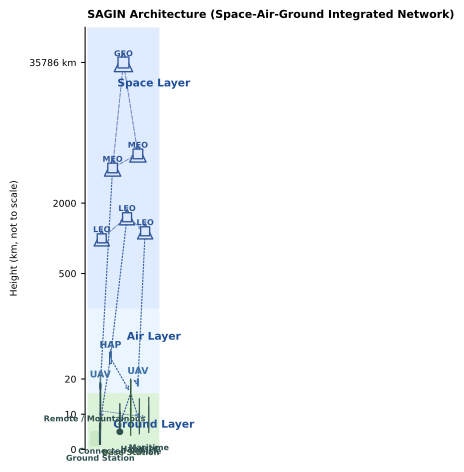

Here is the Python script that generated this plot:
"""
Generate a simplified SAGIN (Space-Air-Ground Integrated Network) architecture diagram.

The output is a compact, paper-friendly schematic with three layers (Space/Air/Ground),
annotated altitude ticks (not to scale), and dashed wireless links.
"""

import matplotlib.pyplot as plt
from matplotlib.patches import FancyArrowPatch, Rectangle, Circle


def add_arrow(ax, start, end, color="#2f5597", style="--", alpha=0.9, zorder=2, lw=0.8):
    """Add a dashed arrow between two points."""
    arrow = FancyArrowPatch(
        start,
        end,
        arrowstyle="->",
        mutation_scale=6,
        lw=lw,
        linestyle=style,
        color=color,
        alpha=alpha,
        zorder=zorder,
    )
    ax.add_patch(arrow)


def add_label(ax, text, xy, color="#1d3d70", size=7, weight="bold", ha="center"):
    """Place a small label."""
    ax.text(xy[0], xy[1], text, ha=ha, va="center", fontsize=size, color=color, weight=weight)


def draw_satellite(ax, x, y, size=120, face="#dce8ff", edge="#2f5597", label=None):
    """Draw a stylized satellite marker."""
    ax.scatter(x, y, s=size, marker="^", facecolor=face, edgecolor=edge, linewidth=1.0, zorder=4)
    ax.scatter(x, y, s=size * 0.35, marker="s", facecolor=face, edgecolor=edge, linewidth=1.0, zorder=5)
    if label:
        add_label(ax, label, (x, y + 0.12), color=edge, size=6, weight="semibold")


def draw_hap(ax, x, y):
    """Draw a high-altitude platform as a rounded rectangle with a small mast."""
    body = Rectangle((x - 1.2, y - 0.08), 2.4, 0.16, linewidth=0.8, edgecolor="#2f5f98", facecolor="#ebf2ff", zorder=4)
    mast = Rectangle((x - 0.05, y), 0.1, 0.12, linewidth=0.6, edgecolor="#2f5f98", facecolor="#2f5f98", zorder=5)
    ax.add_patch(body)
    ax.add_patch(mast)
    add_label(ax, "HAP", (x, y + 0.18), color="#2f5f98")


def draw_uav(ax, x, y):
    """Draw a small UAV marker."""
    body = Rectangle((x - 0.7, y - 0.05), 1.4, 0.1, linewidth=0.7, edgecolor="#3b6ea3", facecolor="#dfefff", zorder=4)
    wing = Rectangle((x - 1.0, y - 0.02), 2.0, 0.04, linewidth=0.6, edgecolor="#3b6ea3", facecolor="#b6d5ff", zorder=3)
    ax.add_patch(wing)
    ax.add_patch(body)
    add_label(ax, "UAV", (x, y + 0.16), color="#3b6ea3")


def draw_ground_station(ax, x, y):
    """Draw a ground station with a large antenna."""
    base = Rectangle((x - 1.2, y - 0.15), 1.5, 0.3, linewidth=0.8, edgecolor="#2f4f4f", facecolor="#e2efe2", zorder=3)
    dish = Circle((x + 0.2, y + 0.4), 0.45, edgecolor="#2f4f4f", facecolor="#d6e7ff", linewidth=0.8, zorder=4)
    mast = Rectangle((x + 0.1, y + 0.05), 0.2, 0.35, linewidth=0.7, edgecolor="#2f4f4f", facecolor="#c7d7ff", zorder=4)
    ax.add_patch(base)
    ax.add_patch(mast)
    ax.add_patch(dish)
    add_label(ax, "Ground Station", (x, y - 0.35), color="#2f4f4f", size=6)


def draw_base_station(ax, x, y):
    """Draw a simple cellular tower."""
    tower = Rectangle((x - 0.1, y), 0.2, 0.8, linewidth=0.8, edgecolor="#355b3b", facecolor="#cce8cc", zorder=4)
    ax.add_patch(tower)
    for i in range(3):
        y_level = y + 0.2 + i * 0.2
        ax.plot([x, x - 0.35], [y_level, y_level + 0.18], color="#355b3b", lw=0.8, zorder=4)
        ax.plot([x, x + 0.35], [y_level, y_level + 0.18], color="#355b3b", lw=0.8, zorder=4)
    add_label(ax, "Base Station", (x, y - 0.25), color="#355b3b", size=6)


def draw_mobile_user(ax, x, y, label, color="#2f4f4f"):
    """Draw a simple mobile user icon."""
    phone = Rectangle((x - 0.15, y), 0.3, 0.5, linewidth=0.7, edgecolor=color, facecolor="#fff7e6", zorder=4)
    screen = Rectangle((x - 0.12, y + 0.05), 0.24, 0.32, linewidth=0.5, edgecolor=color, facecolor="#e8f3ff", zorder=5)
    ax.add_patch(phone)
    ax.add_patch(screen)
    add_label(ax, label, (x, y - 0.22), color=color, size=6)


def draw_vehicle(ax, x, y, label):
    """Draw a ground vehicle marker."""
    body = Rectangle((x - 0.6, y), 1.2, 0.28, linewidth=0.7, edgecolor="#2f4f4f", facecolor="#dfe9f5", zorder=4)
    roof = Rectangle((x - 0.3, y + 0.22), 0.6, 0.18, linewidth=0.7, edgecolor="#2f4f4f", facecolor="#c7d7ee", zorder=5)
    ax.add_patch(body)
    ax.add_patch(roof)
    ax.scatter([x - 0.4, x + 0.4], [y, y], s=14, color="#2f4f4f", zorder=5)
    add_label(ax, label, (x, y - 0.28), color="#2f4f4f", size=6)


def main():
    plt.rcParams.update({"font.size": 8, "font.family": "DejaVu Sans"})

    fig, ax = plt.subplots(figsize=(3.35, 5.2), dpi=300)
    ax.set_xlim(0, 100)
    ax.set_ylim(0, 6)
    ax.set_xticks([])

    # Altitude ticks (conceptual, not to scale).
    yticks = [0, 0.5, 1.0, 2.5, 3.5, 5.5]
    ylabels = ["0", "10", "20", "500", "2000", "35786 km"]
    ax.set_yticks(yticks)
    ax.set_yticklabels(ylabels, fontsize=7)
    ax.tick_params(axis="y", which="both", length=3, width=0.8, labelsize=7)
    ax.set_ylabel("Height (km, not to scale)", fontsize=7, labelpad=8)

    for spine in ["right", "top", "bottom"]:
        ax.spines[spine].set_visible(False)
    ax.spines["left"].set_position(("axes", -0.03))
    ax.spines["left"].set_linewidth(0.8)

    # Layer backgrounds.
    ax.axhspan(0, 0.8, facecolor="#d8f1d5", alpha=0.9, zorder=0)
    ax.axhspan(0.8, 2.0, facecolor="#e8f4ff", alpha=0.9, zorder=0)
    ax.axhspan(2.0, 6.0, facecolor="#d9e7ff", alpha=0.85, zorder=0)

    # Layer labels.
    add_label(ax, "Space Layer", (92, 5.2), color="#1f4f99", size=8)
    add_label(ax, "Air Layer", (92, 1.6), color="#1f4f99", size=8)
    add_label(ax, "Ground Layer", (92, 0.35), color="#1f4f99", size=8)

    # Space layer objects.
    draw_satellite(ax, 20, 3.0, size=130, label="LEO")
    draw_satellite(ax, 55, 3.3, size=130, label="LEO")
    draw_satellite(ax, 80, 3.1, size=130, label="LEO")

    draw_satellite(ax, 35, 4.0, size=150, label="MEO")
    draw_satellite(ax, 70, 4.2, size=150, label="MEO")

    draw_satellite(ax, 50, 5.5, size=190, label="GEO")

    # ISL dashed links.
    add_arrow(ax, (20, 3.0), (55, 3.3), color="#6a7fb8", style="--", lw=0.8)
    add_arrow(ax, (55, 3.3), (80, 3.1), color="#6a7fb8", style="--", lw=0.8)
    add_arrow(ax, (35, 4.0), (70, 4.2), color="#6a7fb8", style="--", lw=0.8)
    add_arrow(ax, (50, 5.5), (70, 4.2), color="#6a7fb8", style="--", lw=0.8)
    add_arrow(ax, (50, 5.5), (35, 4.0), color="#6a7fb8", style="--", lw=0.8)

    # Air layer objects.
    draw_hap(ax, 32, 1.3)
    draw_uav(ax, 18, 0.9)
    draw_uav(ax, 70, 0.95)

    # Ground layer objects.
    draw_ground_station(ax, 18, 0.22)
    draw_base_station(ax, 60, 0.2)
    draw_vehicle(ax, 45, 0.25, "Connected Vehicle")
    draw_mobile_user(ax, 72, 0.22, "Handset")
    draw_mobile_user(ax, 85, 0.24, "Maritime")

    # Remote area indicator.
    ax.fill_between([5, 15], [0.05, 0.05], [0.25, 0.25], color="#c7e4c2", alpha=0.8, zorder=1)
    add_label(ax, "Remote / Mountainous", (10, 0.43), color="#2f4f4f", size=6)

    # Links: air-to-ground and air-to-space.
    add_arrow(ax, (32, 1.3), (18, 0.4), color="#2f5597", style=":", lw=0.9)  # HAP -> ground station
    add_arrow(ax, (32, 1.3), (60, 0.8), color="#2f5597", style=":", lw=0.9)  # HAP -> base station
    add_arrow(ax, (32, 1.3), (55, 3.3), color="#2f5597", style=":", lw=0.9)  # HAP -> LEO

    add_arrow(ax, (18, 0.9), (18, 0.35), color="#2f5597", style=":", lw=0.9)  # UAV -> ground
    add_arrow(ax, (18, 0.9), (35, 4.0), color="#2f5597", style=":", lw=0.9)  # UAV -> MEO

    add_arrow(ax, (70, 0.95), (60, 1.0), color="#2f5597", style=":", lw=0.9)  # UAV -> base station
    add_arrow(ax, (70, 0.95), (80, 3.1), color="#2f5597", style=":", lw=0.9)  # UAV -> LEO

    # Ground user links.
    add_arrow(ax, (60, 0.8), (45, 0.35), color="#2f5597", style=":", lw=0.9)  # Base -> vehicle
    add_arrow(ax, (60, 0.8), (72, 0.4), color="#2f5597", style=":", lw=0.9)  # Base -> handset
    add_arrow(ax, (18, 0.55), (85, 0.45), color="#2f5597", style=":", lw=0.7, alpha=0.7)  # Backhaul (conceptual)

    # Titles.
    ax.text(0, 6.1, "SAGIN Architecture (Space-Air-Ground Integrated Network)", fontsize=8.2, weight="bold", va="bottom")

    fig.tight_layout(rect=[0.06, 0.03, 0.98, 0.98])
    fig.savefig("sagin_architecture_diagram.png", dpi=400, bbox_inches="tight")
    fig.savefig("sagin_architecture_diagram.svg", bbox_inches="tight")


if __name__ == "__main__":
    main()
